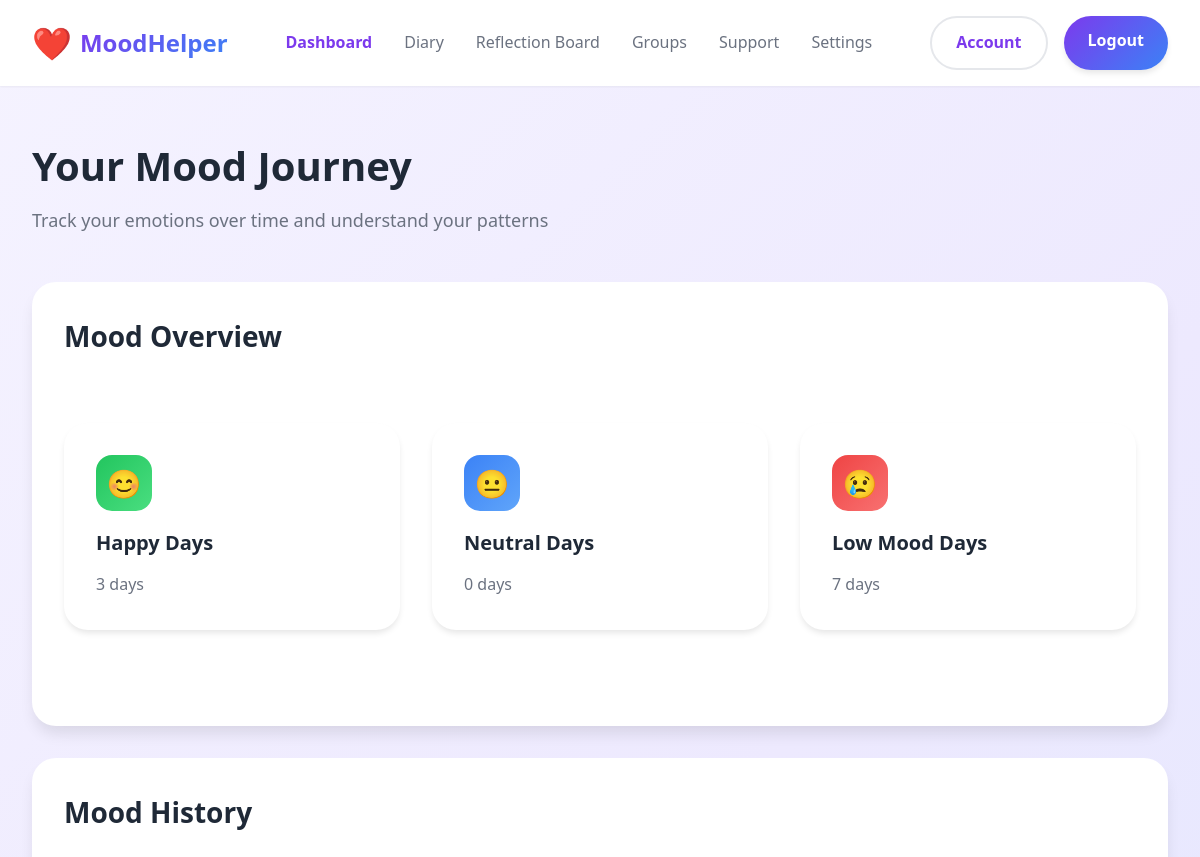
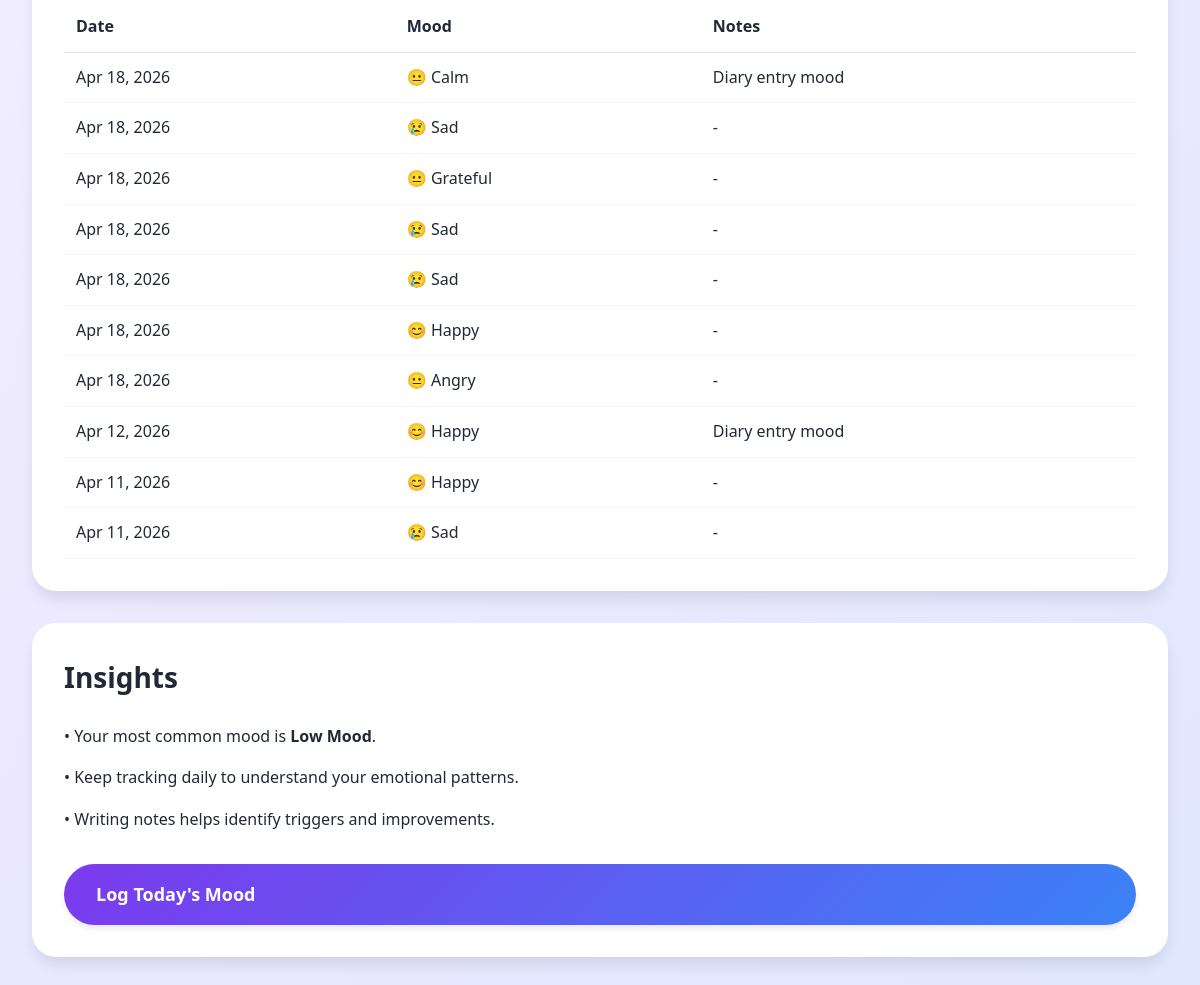
The page /mood-tracking.php (signed in) on the database as committed earlier (2 pictures, top to bottom).
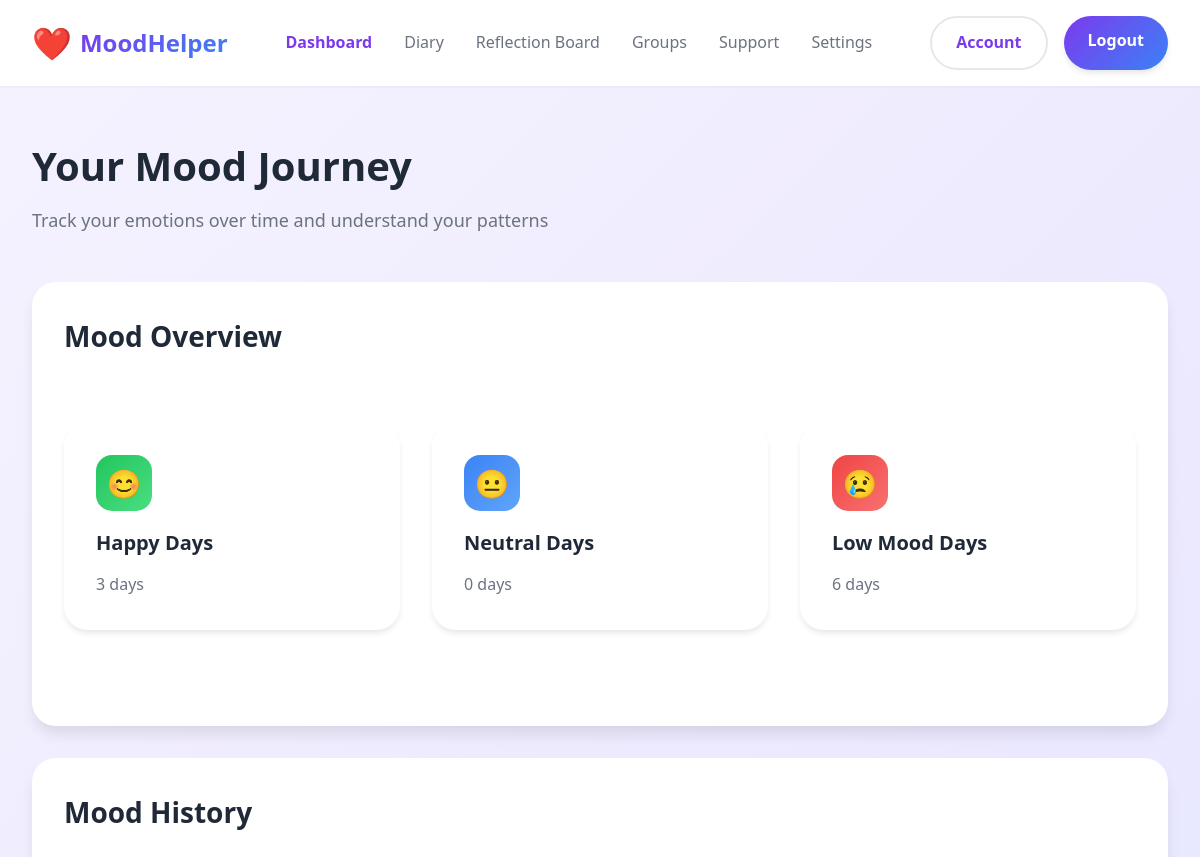
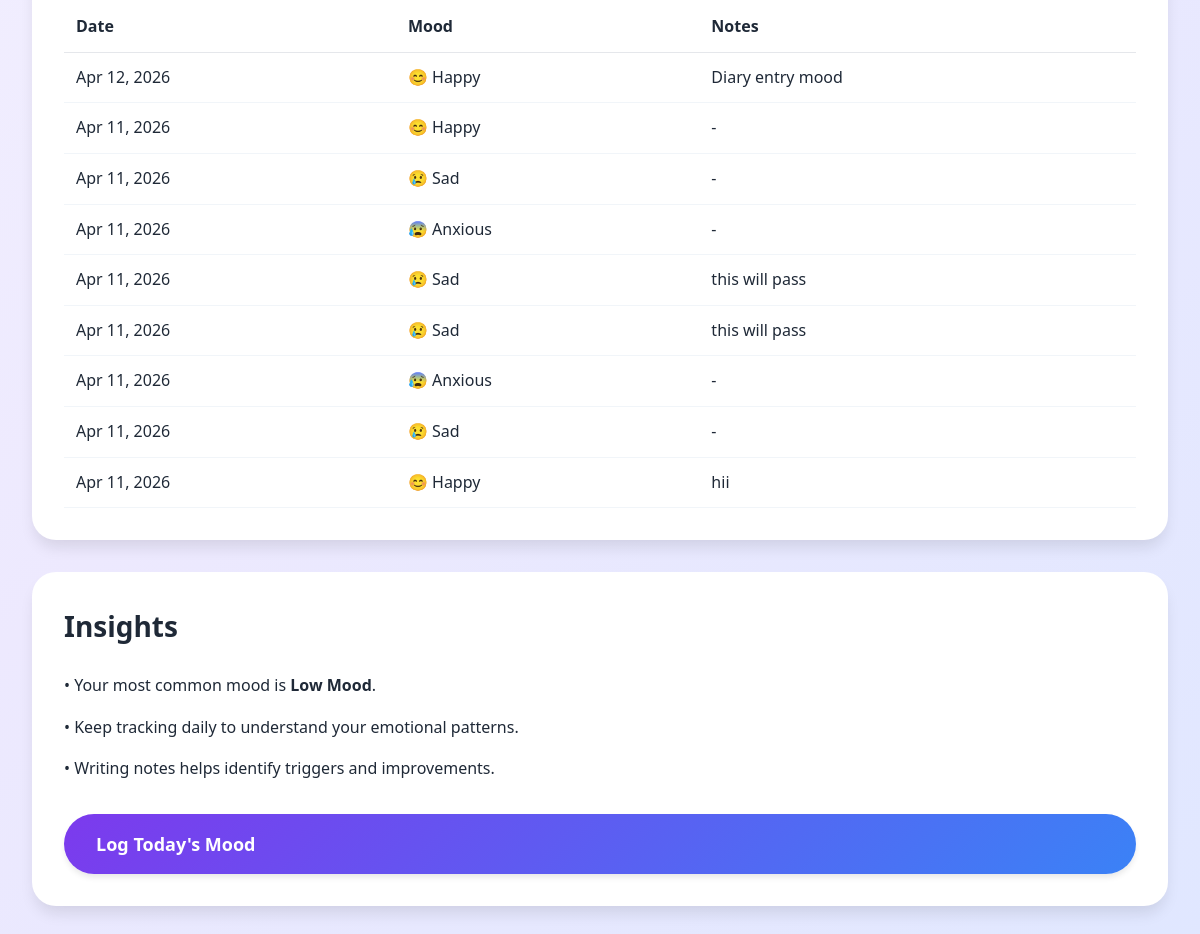
The same page on the database as committed later (2 pictures, top to bottom).
### tables this page shows
CREATE TABLE IF NOT EXISTS `moodentries` (
  `mood_id` int NOT NULL AUTO_INCREMENT,
  `user_id` int NOT NULL,
  `mood` varchar(20) NOT NULL,
  `notes` text,
  `mood_date` datetime DEFAULT CURRENT_TIMESTAMP,
  `created_at` timestamp NULL DEFAULT CURRENT_TIMESTAMP,
  PRIMARY KEY (`mood_id`),
  KEY `user_id` (`user_id`)
);

### mood-tracking.php (the view, shortened to what this page needs)
<?php
$conn = new mysqli("localhost", "root", "", "moodhelperdb");
$user_id = $_SESSION['user_id'];
$sql = "SELECT * FROM moodentries WHERE user_id = ? ORDER BY mood_date DESC LIMIT 10";
$stmt = $conn->prepare($sql);
$stmt->bind_param("i", $user_id);
$stmt->execute();
$result = $stmt->get_result();
$happy = 0;
$neutral = 0;
$sad = 0;
$moods = [];
while ($row = $result->fetch_assoc()) {
    $moods[] = $row;
    if ($row['mood'] == 'happy') $happy++;
    elseif ($row['mood'] == 'neutral') $neutral++;
    else $sad++;
}
?>
<!DOCTYPE html>
<html lang="en">
<head>
<link rel="stylesheet" href="css/styles.css">
</head>
<body>
<nav class="navbar">
<div class="container">
<a href="dashboard.php" class="logo">
<span class="logo-icon">❤️</span>
<span class="logo-text">MoodHelper</span>
</a>
 <ul class="nav-links">
<li><a href="dashboard.php" class="active">Dashboard</a></li>
<li><a href="diary.php">Diary</a></li>
<li><a href="reflection-board.php">Reflection Board</a></li>
<li><a href="groups.php">Groups</a></li>
<li><a href="mood-support.php">Support</a></li>
<li><a href="settings.php">Settings</a></li>
</ul>
<div class="nav-buttons">
<a href="account.php" class="btn btn-secondary">Account</a>
<a href="index.html" class="btn btn-primary">Logout</a>
</div>
</div>
</nav>
<div class="container" style="padding:3rem 2rem;">
<div style="margin-bottom:3rem;">
<h1 style="font-size:2.5rem; margin-bottom:0.5rem;">
Your Mood Journey
</h1>
<p style="font-size:1.125rem; color:var(--text-secondary);">
Track your emotions over time and understand your patterns
</p>
</div>
<div class="card" style="margin-bottom:2rem;">
<h2 style="margin-bottom:1rem;">Mood Overview</h2>
<div class="features">
<div class="feature-card">
<div class="feature-icon" style="background:linear-gradient(135deg,#22c55e,#4ade80); color:white;">
😊
</div>
<h3>Happy Days</h3>
<p><?php echo $happy; ?> days</p>
</div>
<div class="feature-card">
<div class="feature-icon" style="background:linear-gradient(135deg,#3b82f6,#60a5fa); color:white;">
😐
</div>
<h3>Neutral Days</h3>
<p><?php echo $neutral; ?> days</p>
</div>
<div class="feature-card">
<div class="feature-icon" style="background:linear-gradient(135deg,#ef4444,#f87171); color:white;">
😢
</div>
<h3>Low Mood Days</h3>
<p><?php echo $sad; ?> days</p>
</div>
</div>
</div>
<div class="card" style="margin-bottom:2rem;">
<h2 style="margin-bottom:1.5rem;">Mood History</h2>
<table style="width:100%; border-collapse:collapse;">
<thead>
<tr style="border-bottom:1px solid #e5e7eb; text-align:left;">
<th style="padding:0.75rem;">Date</th>
<th style="padding:0.75rem;">Mood</th>
<th style="padding:0.75rem;">Notes</th>
</tr>
</thead>
<tbody>
<?php if (count($moods) > 0): ?>
    <?php foreach ($moods as $row): ?>
    <tr style="border-bottom:1px solid #f1f5f9;">
        <td style="padding:0.75rem;">
            <?php echo date("M d, Y", strtotime($row['mood_date'])); ?>
        </td>
        <td style="padding:0.75rem;">
            <?php
            $emoji = "😐";
            if ($row['mood'] == 'happy') $emoji = "😊";
            elseif ($row['mood'] == 'sad') $emoji = "😢";
            elseif ($row['mood'] == 'anxious') $emoji = "😰";
            ?>
            <?php echo $emoji . " " . ucfirst($row['mood']); ?>
        </td>
        <td style="padding:0.75rem;">
            <?php echo !empty($row['notes']) ? $row['notes'] : '-'; ?>
        </td>
    </tr>
    <?php endforeach; ?>
<?php endif; ?>
</tbody>
</table>
</div>
<div class="card">
<h2 style="margin-bottom:1.5rem;">Insights</h2>
<p style="margin-bottom:1rem;">
• Your most common mood is <strong>
<?php
if ($happy >= $neutral && $happy >= $sad) echo "Happy";
elseif ($neutral >= $happy && $neutral >= $sad) echo "Neutral";
else echo "Low Mood";
?>
</strong>.
</p>
<p style="margin-bottom:1rem;">
• Keep tracking daily to understand your emotional patterns.
</p>
<p>
• Writing notes helps identify triggers and improvements.
</p>
<div style="margin-top:2rem;">
<a href="dashboard.php" class="btn btn-primary btn-large" style="width:100%;">
Log Today's Mood
</a>
</div>
</div>
</div>
</body>
</html>

Rows that differ between the two databases and show on the page:
no longer on this page (row edited): moodentries: mood_date "Apr 18, 2026", emoji "😐", mood "Calm", notes "Diary entry mood"
no longer on this page (row edited): moodentries: mood_date "Apr 18, 2026", mood "😢", mood "Sad"
no longer on this page (row edited): moodentries: mood_date "Apr 18, 2026", emoji "😐", mood "Grateful"
no longer on this page (row edited): moodentries: mood_date "Apr 18, 2026", mood "😢", mood "Sad"
no longer on this page (row edited): moodentries: mood_date "Apr 18, 2026", mood "😢", mood "Sad"
removed moodentries: mood_date "Apr 18, 2026", mood "😊", mood "Happy"
removed moodentries: mood_date "Apr 18, 2026", emoji "😐", mood "Angry"
now on this page (row unchanged): moodentries: mood_date "Apr 11, 2026", mood "😰", mood "Anxious"
now on this page (row unchanged): moodentries: mood_date "Apr 11, 2026", mood "😢", mood "Sad", notes "this will pass"
now on this page (row unchanged): moodentries: mood_date "Apr 11, 2026", mood "😢", mood "Sad", notes "this will pass"
now on this page (row unchanged): moodentries: mood_date "Apr 11, 2026", mood "😰", mood "Anxious"
now on this page (row unchanged): moodentries: mood_date "Apr 11, 2026", mood "😢", mood "Sad"
now on this page (row unchanged): moodentries: mood_date "Apr 11, 2026", mood "😊", mood "Happy", notes "hii"
Other text that changed with them:
$sad: "7" → "6"
